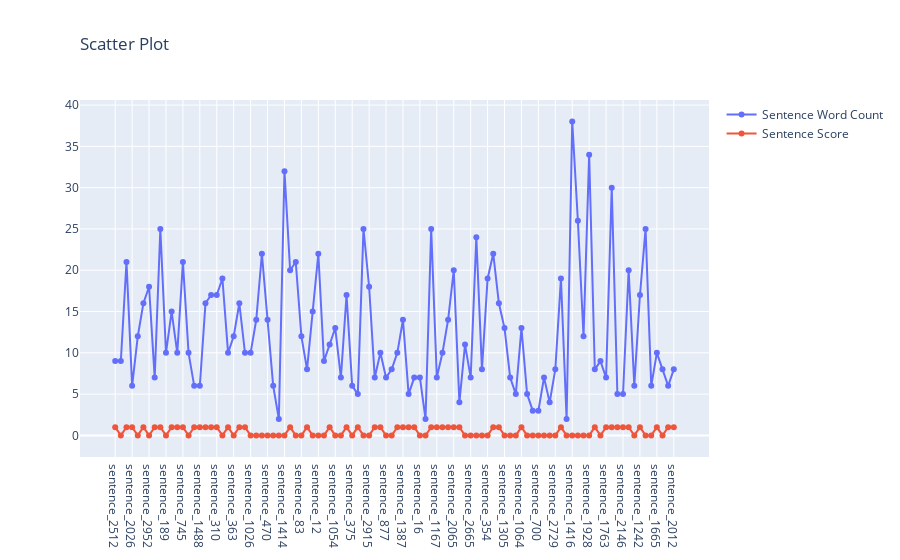

Notebook source saved alongside this figure:
### Markdown cell above
**Scatter plot Visualization**

### Code cell
#new data visualization
#show the relation between the word count in each sentence and what sentiment it is attached to
sentiment_data_sample_2 = sentiment_df.sample(n = 100)
x_axis_array = ["sentence_" + str(index) for index in sentiment_data_sample_2.index]

fig = go.Figure()

# Add traces
fig.add_trace(go.Scatter(x=x_axis_array, y=[len(sentence.split(' ')) for sentence in sentiment_data_sample_2.sentence],
                    mode='lines+markers',
                    name='Sentence Word Count'))

fig.add_trace(go.Scatter(x=x_axis_array, y=[score for score in sentiment_data_sample_2.score],
                    mode='lines+markers',
                    name='Sentence Score'))

fig.update_layout(
    title=go.layout.Title(
        text="Scatter Plot",
        xref="paper",
        x=0
    )
)

fig.show()

positive_sentences_array = [len(row.sentence.split(' ')) for index, row in sentiment_data_sample_2.iterrows() if row.score == '1']
print('Average word count in each positive sentence: ', sum(positive_sentences_array)/len(positive_sentences_array))

negative_sentences_array = [len(row.sentence.split(' ')) for index, row in sentiment_data_sample_2.iterrows() if row.score == '0']
print('Average word count in each negative sentence: ', sum(negative_sentences_array)/len(negative_sentences_array))

### Figure 1 — Plotly figure (JSON) as saved in the notebook; plotly's stock layout.template omitted (floating-point values rounded to 4 significant figures)
{"data": [{"mode": "lines+markers", "name": "Sentence Word Count", "type": "scatter", "x": ["sentence_2512", "sentence_2260", "sentence_2208", "sentence_2026", "sentence_922", "sentence_1180", "sentence_2952", "sentence_2727", "sentence_1794", "sentence_189", "sentence_511", "sentence_2776", "sentence_745", "sentence_1859", "sentence_135", "sentence_1488", "sentence_2752", "sentence_866", "sentence_310", "sentence_1028", "sentence_2468", "sentence_363", "sentence_619", "sentence_1013", "sentence_1026", "sentence_2928", "sentence_2054", "sentence_470", "sentence_1980", "sentence_2478", "sentence_1414", "sentence_1247", "sentence_1356", "sentence_83", "sentence_990", "sentence_213", "sentence_12", "sentence_2623", "sentence_2111", "sentence_1054", "sentence_2825", "sentence_1945", "sentence_375", "sentence_2014", "sentence_1856", "sentence_2915", "sentence_504", "sentence_288", "sentence_877", "sentence_1171", "sentence_545", "sentence_1387", "sentence_1932", "sentence_401", "sentence_16", "sentence_2504", "sentence_327", "sentence_1167", "sentence_2400", "sentence_2810", "sentence_2065", "sentence_2179", "sentence_531", "sentence_2665", "sentence_1946", "sentence_1137", "sentence_354", "sentence_502", "sentence_2432", "sentence_1305", "sentence_2476", "sentence_1230", "sentence_1064", "sentence_236", "sentence_828", "sentence_700", "sentence_1560", "sentence_2072", "sentence_2729", "sentence_999", "sentence_698", "sentence_1416", "sentence_1186", "sentence_2524", "sentence_1928", "sentence_2875", "sentence_2740", "sentence_1763", "sentence_1598", "sentence_2178", "sentence_2146", "sentence_1001", "sentence_2921", "sentence_1242", "sentence_1409", "sentence_1741", "sentence_1665", "sentence_862", "sentence_726", "sentence_2012"], "y": [9, 9, 21, 6, 12, 16, 18, 7, 25, 10, 15, 10, 21, 10, 6, 6, 16, 17, 17, 19, 10, 12, 16, 10, 10, 14, 22, 14, 6, 2, 32, 20, 21, 12, 8, 15, 22, 9, 11, 13, 7, 17, 6, 5, 25, 18, 7, 10, 7, 8, 10, 14, 5, 7, 7, 2, 25, 7, 10, 14, 20, 4, 11, 7, 24, 8, 19, 22, 16, 13, 7, 5, 13, 5, 3, 3, 7, 4, 8, 19, 2, 38, 26, 12, 34, 8, 9, 7, 30, 5, 5, 20, 6, 17, 25, 6, 10, 8, 6, 8]}, {"mode": "lines+markers", "name": "Sentence Score", "type": "scatter", "x": ["sentence_2512", "sentence_2260", "sentence_2208", "sentence_2026", "sentence_922", "sentence_1180", "sentence_2952", "sentence_2727", "sentence_1794", "sentence_189", "sentence_511", "sentence_2776", "sentence_745", "sentence_1859", "sentence_135", "sentence_1488", "sentence_2752", "sentence_866", "sentence_310", "sentence_1028", "sentence_2468", "sentence_363", "sentence_619", "sentence_1013", "sentence_1026", "sentence_2928", "sentence_2054", "sentence_470", "sentence_1980", "sentence_2478", "sentence_1414", "sentence_1247", "sentence_1356", "sentence_83", "sentence_990", "sentence_213", "sentence_12", "sentence_2623", "sentence_2111", "sentence_1054", "sentence_2825", "sentence_1945", "sentence_375", "sentence_2014", "sentence_1856", "sentence_2915", "sentence_504", "sentence_288", "sentence_877", "sentence_1171", "sentence_545", "sentence_1387", "sentence_1932", "sentence_401", "sentence_16", "sentence_2504", "sentence_327", "sentence_1167", "sentence_2400", "sentence_2810", "sentence_2065", "sentence_2179", "sentence_531", "sentence_2665", "sentence_1946", "sentence_1137", "sentence_354", "sentence_502", "sentence_2432", "sentence_1305", "sentence_2476", "sentence_1230", "sentence_1064", "sentence_236", "sentence_828", "sentence_700", "sentence_1560", "sentence_2072", "sentence_2729", "sentence_999", "sentence_698", "sentence_1416", "sentence_1186", "sentence_2524", "sentence_1928", "sentence_2875", "sentence_2740", "sentence_1763", "sentence_1598", "sentence_2178", "sentence_2146", "sentence_1001", "sentence_2921", "sentence_1242", "sentence_1409", "sentence_1741", "sentence_1665", "sentence_862", "sentence_726", "sentence_2012"], "y": ["1", "0", "1", "1", "0", "1", "0", "1", "1", "0", "1", "1", "1", "0", "1", "1", "1", "1", "1", "0", "1", "0", "1", "1", "0", "0", "0", "0", "0", "0", "0", "1", "0", "0", "1", "0", "0", "0", "1", "0", "0", "1", "0", "1", "0", "0", "1", "1", "0", "0", "1", "1", "1", "1", "0", "0", "1", "1", "1", "1", "1", "1", "0", "0", "0", "0", "0", "1", "1", "0", "0", "0", "1", "0", "0", "0", "0", "0", "0", "1", "0", "0", "0", "0", "0", "1", "0", "1", "1", "1", "1", "1", "0", "1", "0", "0", "1", "0", "1", "1"]}], "layout": {"title": {"text": "Scatter Plot", "x": 0, "xref": "paper"}}}
